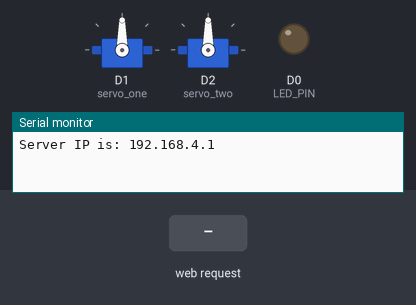
Bench run of a sketch on a simulated ESP8266 (NodeMCU). On the bench: 2 × servo, output pins drawn as LEDs (lit = HIGH), the last lines printed to the serial monitor. The inputs (shaded band) are chosen by the test bench.

Above: at 1.2 s.
1.3 s: HTTP request GET /Auto received
At 2.1 s:
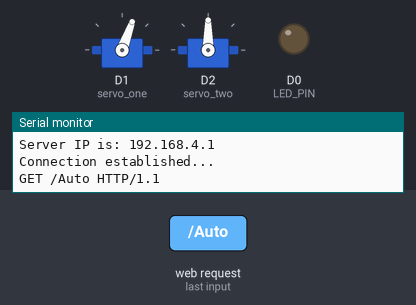
At 14.2 s:
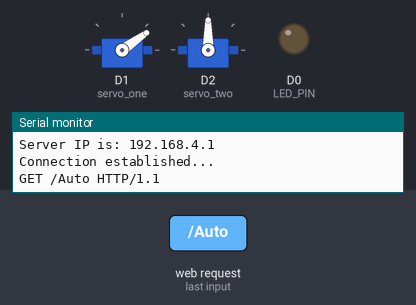
Timing chart, 0 to 16.3 s (numbered marks = the images above; inputs shaded):
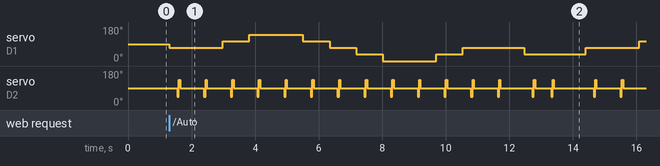

Measured:
- after the input at 1.3 s, servo on D1 (servo_one): 90° → 70° at once, → 105° 1.7 s later, → 140° 0.84 s later, → 105° 1.7 s later, … (12 changes in this stretch)

The sketch:

EE183DA_Lab_2.ino
```cpp
#include <ESP8266WiFi.h>
#include <Servo.h>

WiFiServer server(80); //Initialize the server on Port 80
const short int LED_PIN = 16;

// Declare Servos
Servo servo_one;
Servo servo_two;

String mainpage;

void setup() {
  // put your setup code here, to run once:
  Serial.begin(115200);
  WiFi.mode(WIFI_AP);
  WiFi.softAP("Not Your Network", "12345678"); // Provide the (SSID, password); .
  server.begin(); // Start the HTTP Server
  IPAddress HTTPS_ServerIP = WiFi.softAPIP(); // Obtain the IP of the Server
  Serial.print("Server IP is: "); // Print the IP to the monitor window
  Serial.println(HTTPS_ServerIP);
  pinMode(LED_PIN, OUTPUT); //GPIO16 is an OUTPUT pin;
  servo_one.attach(D1);
  servo_two.attach(D2);
  digitalWrite(LED_PIN, LOW); //Initial state is ON
  // Prepare the HTML document to respond and add buttons:
      mainpage = "HTTP/1.1 200 OK\r\n";
      mainpage += "Content-Type: text/html\r\n\r\n";
      mainpage += "<br><h1>Justin's Starbucks Coffee Xylophone</h1><br>";
      mainpage += "<!DOCTYPE HTML>\r\n<html>\r\n";
      mainpage += "<br><h3>Notes</h3>";
      //Notes
      mainpage += "<input type=\"button\" name=\"b1\" value=\"G\" onclick=\"location.href='/G'\">&nbsp;";
      mainpage += "<input type=\"button\" name=\"b1\" value=\"A\" onclick=\"location.href='/A'\">&nbsp;";
      mainpage += "<input type=\"button\" name=\"b1\" value=\"B\" onclick=\"location.href='/B'\">&nbsp;";
      mainpage += "<input type=\"button\" name=\"b1\" value=\"C\" onclick=\"location.href='/C'\">&nbsp;";
      mainpage += "<input type=\"button\" name=\"b1\" value=\"D\" onclick=\"location.href='/D'\">&nbsp;";
      mainpage += "<input type=\"button\" name=\"b1\" value=\"E\" onclick=\"location.href='/E'\">&nbsp;";
      mainpage += "<br><br><br>";
      //Calibrate
      mainpage += "<br><h3>Calibrate</h3>";
      mainpage += "<br><input type=\"button\" name=\"b1\" value=\"Calibrate\" onclick=\"location.href='/Calibrate'\">";
      mainpage += "<br><br><br>";
      //Play Song
      mainpage += "<br><h3>Play Songs</h3>";
      mainpage += "<br><input type=\"button\" name=\"b1\" value=\"Track 1\" onclick=\"location.href='/Auto'\">";
      mainpage += "<br><br><br>";
      mainpage += "</html>\n";

}

void calibrate() {
  // run through all notes to calibrate positioning of bottles
  for (int i = 0; i <= 180; i+=35) {
    servo_one.write(i);
    delay(1000);
    servo_two.write(45);
    delay(50);
    servo_two.write(135);
    delay(40);
    servo_two.write(45);
    servo_two.write(90);
    delay(100);
  }
  for (int i = 180; i >= 0; i-=35) {
    servo_one.write(i);
    delay(1000);
    servo_two.write(45);
    delay(50);
    servo_two.write(135);
    delay(40);
    servo_two.write(45);
    servo_two.write(90);
    delay(100);
  }
}

void strike(int duration) {
    // lower and raise hammer to create sound
    servo_two.write(45);
    delay(50);
    servo_two.write(135);
    delay(40);
    servo_two.write(45);
    servo_two.write(90);
    delay(duration);
};


void playNote(char note, int duration) {
  int num = 1;
  // convert from note to numerical value
  switch(note) {
    case 'G':
      num = 1;
      break;
    case 'A':
      num = 2;
      break;
    case 'B':
      num = 3;
      break;
    case 'C':
      num = 4;
      break;
    case 'D':
      num = 5;
      break;
    case 'E':
      num = 6;
      break;
  };
  int val = 35*(num - 1);
  // move servo to correct bottle
  servo_one.write(val);
  delay(250);
  strike(duration);
}

void playSong() {
  // play pre-recorded song (Theme of Ode to Joy)
  char notes[30] = {'B', 'B', 'C', 'D', 'D', 'C', 'B', 'A', 'G', 'G', 'A', 'B', 'B', 'A', 'A', 'B', 'B', 'C', 'D', 'D', 'C', 'B', 'A', 'G', 'G', 'A', 'B', 'A', 'G', 'G'};
  int duration[30] = {500, 500, 500, 500, 500, 500, 500, 500, 500, 500, 500, 500, 750, 250, 1000, 500, 500, 500, 500, 500, 500, 500, 500, 500, 500, 500, 500, 750, 250, 1000};
  for (int i = 0; i < sizeof(notes); i++) {
    playNote(notes[i], duration[i]);
  }
}

void loop() {
  // put your main code here, to run repeatedly:
  WiFiClient client = server.available();
  if (!client) {
    return;
  }
  Serial.println("Connection established...");
  //Read what the browser has sent into a String class and print the request to the monitor
  String request = client.readStringUntil('\r');
  //Looking under the hood
  Serial.println(request);
  // Handle the Request
  if (request.indexOf("/Auto") != -1){
    playSong();
    Serial.println("Auto");
  }
  else if (request.indexOf("/Calibrate") != -1){
    calibrate();
    Serial.println("Calibrate");
  }
  else if (request.indexOf("/G") != -1){
    Serial.println("G");
    playNote('G', 250);
    Serial.println("G");
  }
  else if (request.indexOf("/A") != -1){
    Serial.println("A");
    playNote('A', 250);
    Serial.println("A");
  }
  else if (request.indexOf("/B") != -1){
    Serial.println("B");
    playNote('B', 250);
    Serial.println("B");
  }
  else if (request.indexOf("/C") != -1){
    Serial.println("C");
    playNote('C', 250);
    Serial.println("C");
  }
  else if (request.indexOf("/D") != -1){
    Serial.println("D");
    playNote('D', 250);
    Serial.println("D");
  }
  else if (request.indexOf("/E") != -1){
    Serial.println("E");
    playNote('E', 250);
    Serial.println("E");
  }
  //Serve the HTML document to the browser.
  client.flush(); //clear previous info in the stream
  client.print(mainpage); // Send the response to the client
  delay(1);
  Serial.println("Finished");
}
```
